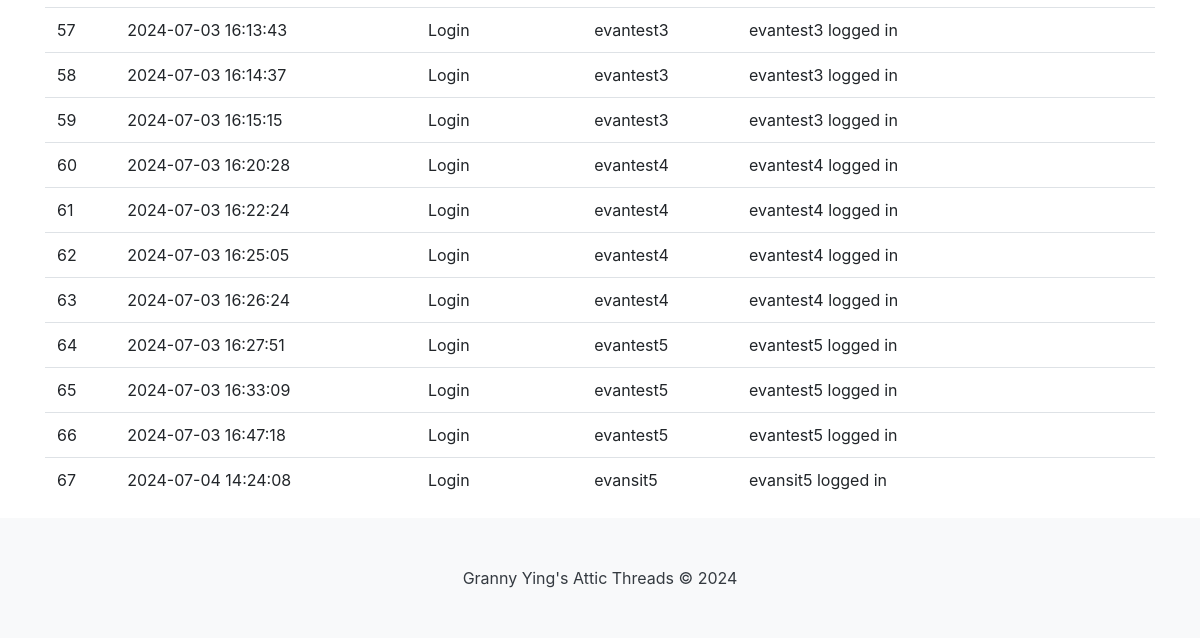
Page /logs (lower part) on the earlier database version.
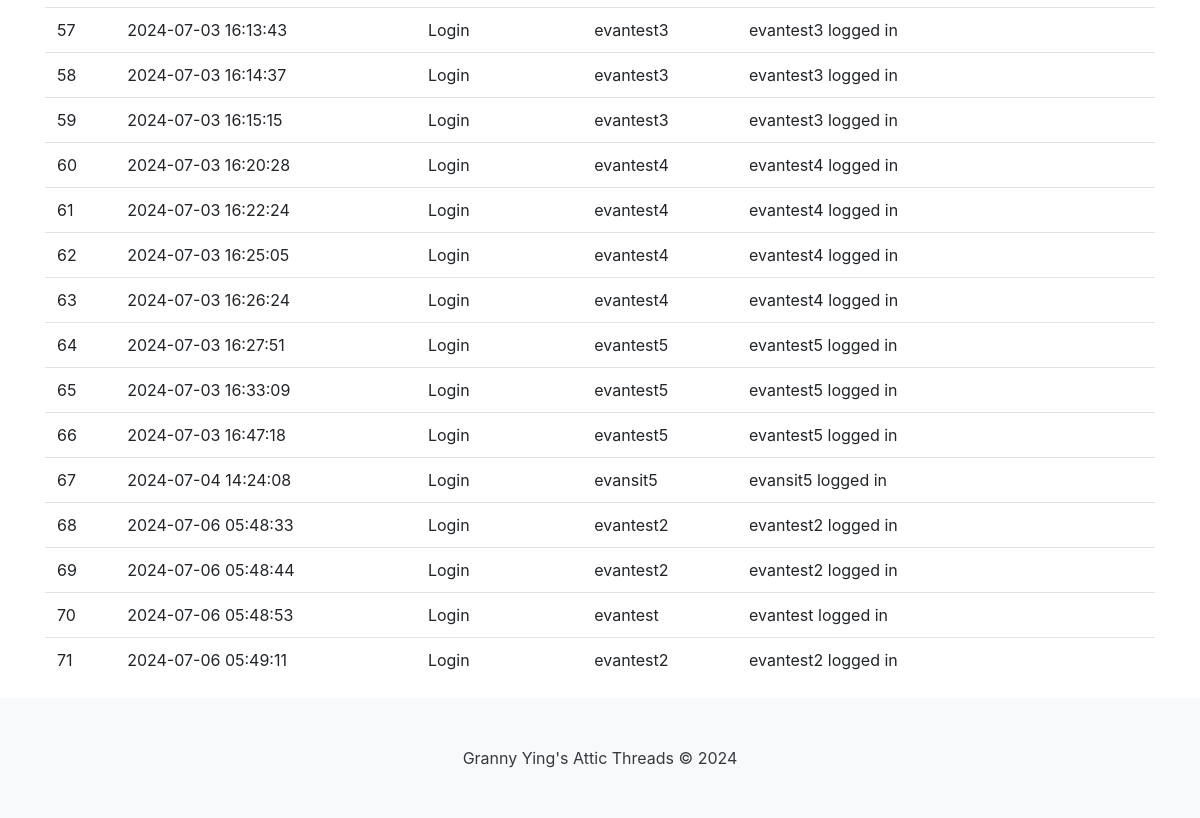
Same page on the later database version.
### tables this page shows
CREATE TABLE Logs (
        id INTEGER PRIMARY KEY AUTOINCREMENT,
        timestamp TEXT DEFAULT CURRENT_TIMESTAMP,
        event_type TEXT,
        user_id INTEGER,
        details TEXT
    );

### app.py (the view)
@app.route("/logs")
def logs():
    con = sqlite3.connect("database.db")
    con.row_factory = sqlite3.Row
    cur = con.cursor()
    cur.execute("SELECT * FROM Logs")
    rows = cur.fetchall()
    con.close()
    return render_template("logs.html", rows=rows)

### app.py (called while the page is built)
@app.before_request
def make_session_permanent():
    session.permanent = True
    app.permanent_session_lifetime = timedelta(minutes=15)
    session.modified = True

### templates/logs.html (shortened to what this page needs)
<html lang="en">
{% include "header.html" %}
<head>
        {% block content %} -->
    <link rel="stylesheet" href="https://stackpath.bootstrapcdn.com/bootstrap/4.3.1/css/bootstrap.min.css">
</head>
<body>
    <div class="container mt-5">
        <table class="table table-hover">
            <tbody>
                {% for row in rows %}
                <tr>
                    <td>{{ row["id"] }}</td>
                    <td>{{ row["timestamp"] }}</td>
                    <td>{{ row["event_type"] }}</td>
                    <td>{{ row["user_id"] }}</td>
                    <td>{{ row["details"] }}</td>
                </tr>
                {% endfor %}
            </tbody>
        </table>
    </div>
    {% include "footer.html" %}
</body>
</html>
{% endblock %}

### templates/header.html (shortened to what this page needs)
<head>
    <link rel="stylesheet" type="text/css" href="{{ url_for('static', filename='css/site.css')}}" />
    <link rel="stylesheet" href="https://cdn.jsdelivr.net/npm/bootstrap@4.1.3/dist/css/bootstrap.min.css">
    <link rel="stylesheet" href="https://cdn.jsdelivr.net/npm/bootstrap-select@1.13.14/dist/css/bootstrap-select.min.css">
</head>

### templates/footer.html
<footer class="py-5" style="margin-top: auto; background-color: #f8f9fa;">
   <div class="container text-center">
       <span class="text-dark">Granny Ying's Attic Threads &copy; 2024</span>
   </div>
</footer>

### static/css/site.css (style rules this page uses)
html, body { height: 100%; margin: 0; padding: 0; }
body { display: flex; flex-direction: column; }
footer { background-color: rgb(86, 136, 132); width: 100%; flex-shrink: 0; }

Differences in the rows shown:
added Logs: id "68", timestamp "2024-07-06 05:48:33", event_type "Login", user_id "evantest2", details "evantest2 logged in"
added Logs: id "69", timestamp "2024-07-06 05:48:44", event_type "Login", user_id "evantest2", details "evantest2 logged in"
added Logs: id "70", timestamp "2024-07-06 05:48:53", event_type "Login", user_id "evantest", details "evantest logged in"
added Logs: id "71", timestamp "2024-07-06 05:49:11", event_type "Login", user_id "evantest2", details "evantest2 logged in"
